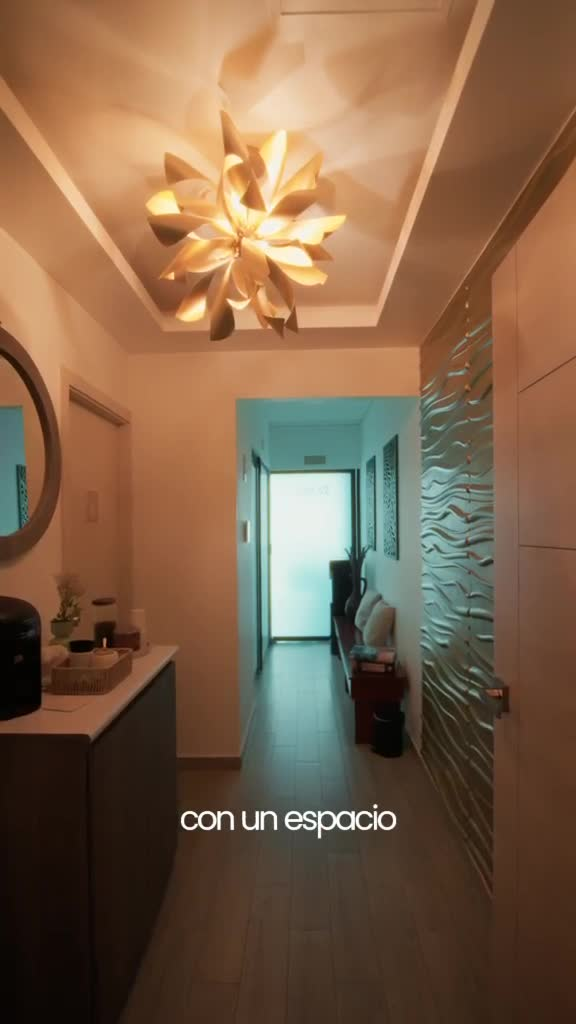
#> input picture fuente/direccion_bg.jpg, 576 x 1024 px
$ python -i render.py   (imports and definitions only)
#> lines starting #> are read from the running program, lines starting #| are printed output that depends on the picture
#> further down, picture is the input picture: PIL image 576x1024 RGB; mean R, G, B 125.7, 97, 72.4
"""Render AXIS Dental Studio WhatsApp status video (1080x1920, 9:16).
Usage: python3 -I render.py <source_video> <flyer_dir> <out_mp4> [preview_times...]
"""
import sys, subprocess, math
import numpy as np
from PIL import Image, ImageDraw, ImageFont, ImageFilter

SRC, FLY, OUT = sys.argv[1], sys.argv[2], sys.argv[3]
PREVIEW = [float(x) for x in sys.argv[4:]]
W, H, FPS = 1080, 1920, 30
FONT = "/usr/share/fonts/opentype/inter/InterDisplay-Black.otf"
VOICE_END = 22.6

# ---------- helpers ----------
def ease_out_back(x, s=1.4):
    x = min(max(x, 0), 1); x -= 1
    return x * x * ((s + 1) * x + s) + 1
def ease_out(x):
    x = min(max(x, 0), 1); return 1 - (1 - x) ** 3
def ease_in(x):
    x = min(max(x, 0), 1); return x ** 3

def cover(img, w, h):
#> called with w = 270, h = 480
    r = max(w / img.width, h / img.height)
#> r = 0.469
    im = img.resize((math.ceil(img.width * r), math.ceil(img.height * r)), Image.LANCZOS)
    l, t = (im.width - w) // 2, (im.height - h) // 2
#> l = 0; t = 0
    return im.crop((l, t, l + w, t + h))

def bg_from(img, dark=0.45):
    b = cover(img.convert("RGB"), W // 4, H // 4).filter(ImageFilter.GaussianBlur(6))
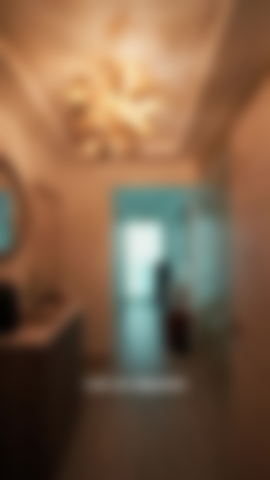
#> b: PIL image 270x480 RGB; mean R, G, B 125.7, 97, 72.4
    b = b.resize((W, H), Image.BILINEAR)
#> b: PIL image 1080x1920 RGB
    a = np.asarray(b).astype(np.float32) * dark
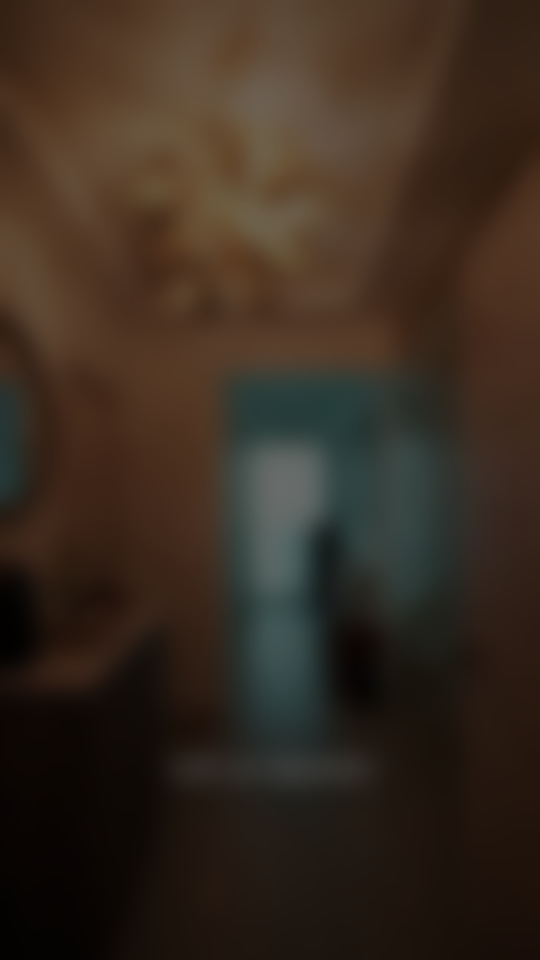
#> a: shape (1920, 1080, 3) float32 (shown at 1/2 size); mean R, G, B 56.6, 43.7, 32.6
    tint = np.array([60, 40, 28], np.float32)  # warm brand brown
    a = a * 0.75 + tint * 0.25
    return Image.fromarray(a.clip(0, 255).astype(np.uint8))

# [4 lines left out: function round_mask, not called in this run]

SHADOW_CACHE = {}
# [8 lines left out: function shadow, not called in this run]

WORD_CACHE = {}
# [52 lines left out: functions word_strip, draw_depth_words, place_card, light_sweep, not called in this run]

# ---------- assets ----------
# [1 line not run here, left out]
# service button boxes in flyer pixel coords (1024x1280)
BTN = [(262, 418, 762, 503), (262, 531, 762, 616), (262, 645, 762, 730), (262, 758, 762, 843), (262, 871, 762, 957)]

# ---------- timeline ----------
# (key, start, dur, depth word)
FLYER_SCENES = [
    ("serv1", VOICE_END, 4.3, "SONRISA"),
    ("serv2", VOICE_END + 4.3, 4.3, "CUIDADO"),
    ("horario", VOICE_END + 8.6, 3.6, "HORARIO"),
    ("agenda", VOICE_END + 12.2, 4.4, "HOY"),
]
TOTAL = VOICE_END + 16.6
VIDEO_WORDS = [(0, "AXIS"), (7.6, "CONFIANZA"), (16.0, "SONRISA")]
NF = int(TOTAL * FPS)

# source video frames
# [2 lines that did not run here, left out]
# [1 line that did not run here, left out]
# [2 lines that did not run here, left out]
# [1 line that did not run here, left out]
last_src = None
# [6 lines left out: function next_src, not called in this run]

# [1 line that did not run here, left out]

# [86 lines left out: functions video_frame, flyer_frame, flash, frame_at, not called in this run]

# [11 lines not run here, left out]

# [3 lines that did not run here, left out]
# [6 lines not run here, left out]

>>> from PIL import Image
>>> picture = Image.open('direccion_bg.jpg')
>>> result = bg_from(picture)
